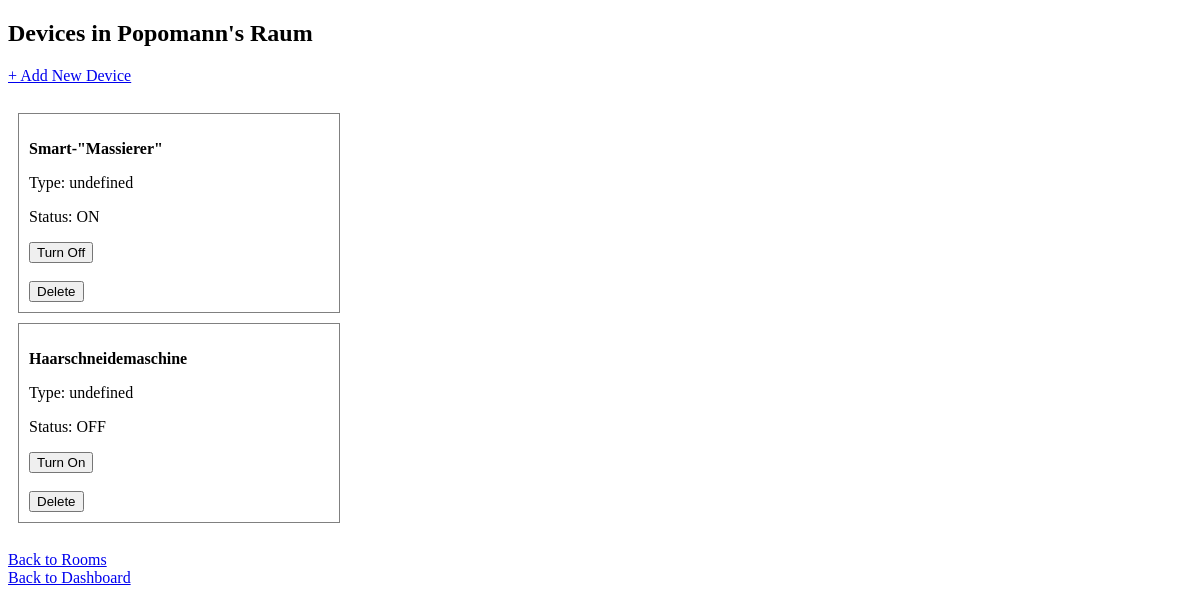
/devices/list/room?room_id=2 (signed in), run on an earlier commit of the app's database.
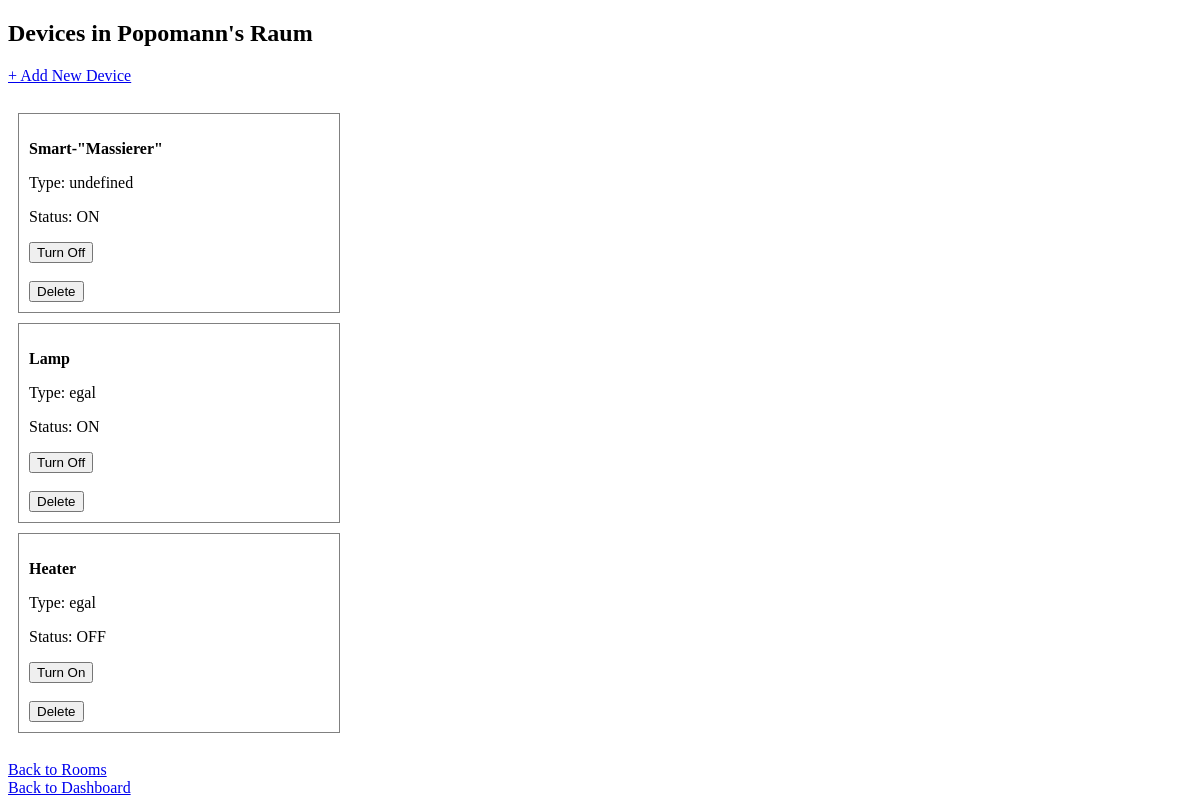
And on a later commit of the database.
### tables this page shows
CREATE TABLE rooms (
    room_id   INTEGER PRIMARY KEY AUTOINCREMENT,
    room_name VARCHAR(50) NOT NULL UNIQUE,
    user_id   INTEGER,
    FOREIGN KEY (user_id) REFERENCES users(user_id)
);

CREATE TABLE devices (
    device_id   INTEGER PRIMARY KEY AUTOINCREMENT,
    room_id     INTEGER,
    device_name TEXT    NOT NULL UNIQUE,
    device_type TEXT    NOT NULL,
    device_status      BOOLEAN NOT NULL DEFAULT 0, brightness INTEGER DEFAULT 0,
    FOREIGN KEY (room_id) REFERENCES rooms(room_id)
);

### rooms_devices_api.py (the view)
@router.get("/devices/list/room")
async def show_devices(request: Request, room_id: int):
    room = user_can_access_room(request, room_id)
    if not room:
        return RedirectResponse(url="/", status_code=303)
    conn, curs = get_db()
    devices = curs.execute(
        "SELECT * FROM devices WHERE room_id = ?",
        (room_id,)
        ).fetchall()
    conn.close()
    return templates.TemplateResponse("devices/list.html", {
        "request": request,
        "devices": devices,
        "room": room
    })

### templates/devices/list.html (shortened to what this page needs)
<!DOCTYPE html>
<html>
<head>
</head>
<body>
<h2>Devices in {{ room["room_name"] }}</h2>
<a href="/devices/add?room_id={{ room['room_id'] }}">
    + Add New Device
</a>
<br><br>
{% for device in devices %}
<div style="border:1px solid gray; padding:10px; margin:10px; width:300px;">
    <p><b>{{ device["device_name"] }}</b></p>
    <p>Type: {{ device["device_type"] }}</p>
    <p>Status: {{ "ON" if device["device_status"] == 1 else "OFF" }}</p>
    <form action="/devices/status" method="post">
            <button type="submit">{{ 'Turn Off' if device['device_status'] == 1 else 'Turn On' }}</button>
    </form>
    <br>
    <form action="/devices/delete" method="post">
    <button type="submit">Delete</button>
    </form>
</div>
{% endfor %}
<br>
<a href="/list">Back to Rooms</a>
<br>
<a href="/dashboard">Back to Dashboard</a>
</body>
</html>

What changed in the data, as far as the page shows it:
removed devices: device_name "Haarschneidemaschine", device_type "undefined", device_status "OFF", device_status "Turn On"
added devices: device_name "Lamp", device_type "egal", device_status "ON", device_status "Turn Off"
added devices: device_name "Heater", device_type "egal", device_status "OFF", device_status "Turn On"
